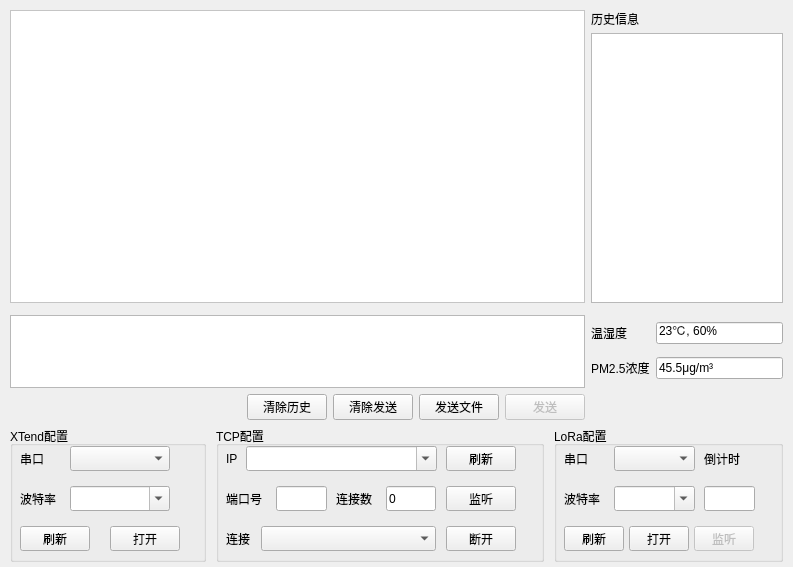
<?xml version="1.0" encoding="UTF-8"?>
<ui version="4.0">
 <class>WgtComm</class>
 <widget class="QWidget" name="WgtComm">
  <property name="geometry">
   <rect>
    <x>0</x>
    <y>0</y>
    <width>793</width>
    <height>567</height>
   </rect>
  </property>
  <property name="windowTitle">
   <string>Form</string>
  </property>
  <layout class="QVBoxLayout" name="verticalLayout" stretch="3,1">
   <property name="leftMargin">
    <number>10</number>
   </property>
   <property name="topMargin">
    <number>10</number>
   </property>
   <property name="rightMargin">
    <number>10</number>
   </property>
   <property name="bottomMargin">
    <number>5</number>
   </property>
   <item>
    <layout class="QGridLayout" name="gridLayout_2" rowstretch="4,0,1,0" columnstretch="3,1">
     <item row="1" column="0">
      <widget class="WgtScroll" name="wgtScroll" native="true"/>
     </item>
     <item row="3" column="0">
      <layout class="QHBoxLayout" name="horizontalLayout_2">
       <item>
        <spacer name="horizontalSpacer">
         <property name="orientation">
          <enum>Qt::Horizontal</enum>
         </property>
         <property name="sizeHint" stdset="0">
          <size>
           <width>40</width>
           <height>20</height>
          </size>
         </property>
        </spacer>
       </item>
       <item>
        <widget class="QPushButton" name="btnHClear">
         <property name="text">
          <string>清除历史</string>
         </property>
        </widget>
       </item>
       <item>
        <widget class="QPushButton" name="btnSClear">
         <property name="text">
          <string>清除发送</string>
         </property>
        </widget>
       </item>
       <item>
        <widget class="QPushButton" name="btnFSend">
         <property name="enabled">
          <bool>true</bool>
         </property>
         <property name="text">
          <string>发送文件</string>
         </property>
        </widget>
       </item>
       <item>
        <widget class="QPushButton" name="btnSend">
         <property name="enabled">
          <bool>false</bool>
         </property>
         <property name="text">
          <string>发送</string>
         </property>
        </widget>
       </item>
      </layout>
     </item>
     <item row="0" column="1">
      <layout class="QVBoxLayout" name="verticalLayout_4">
       <property name="spacing">
        <number>5</number>
       </property>
       <item>
        <widget class="QLabel" name="labTim_2">
         <property name="text">
          <string>历史信息</string>
         </property>
        </widget>
       </item>
       <item>
        <widget class="QPlainTextEdit" name="txtInfo">
         <property name="readOnly">
          <bool>true</bool>
         </property>
        </widget>
       </item>
      </layout>
     </item>
     <item row="0" column="0">
      <widget class="QScrollArea" name="scrollArea">
       <property name="sizePolicy">
        <sizepolicy hsizetype="Expanding" vsizetype="Expanding">
         <horstretch>0</horstretch>
         <verstretch>0</verstretch>
        </sizepolicy>
       </property>
       <property name="minimumSize">
        <size>
         <width>0</width>
         <height>0</height>
        </size>
       </property>
       <property name="palette">
        <palette>
         <active>
          <colorrole role="WindowText">
           <brush brushstyle="SolidPattern">
            <color alpha="255">
             <red>0</red>
             <green>0</green>
             <blue>0</blue>
            </color>
           </brush>
          </colorrole>
          <colorrole role="Button">
           <brush brushstyle="SolidPattern">
            <color alpha="255">
             <red>255</red>
             <green>255</green>
             <blue>255</blue>
            </color>
           </brush>
          </colorrole>
          <colorrole role="Light">
           <brush brushstyle="SolidPattern">
            <color alpha="255">
             <red>255</red>
             <green>255</green>
             <blue>255</blue>
            </color>
           </brush>
          </colorrole>
          <colorrole role="Midlight">
           <brush brushstyle="SolidPattern">
            <color alpha="255">
             <red>255</red>
             <green>255</green>
             <blue>255</blue>
            </color>
           </brush>
          </colorrole>
          <colorrole role="Dark">
           <brush brushstyle="SolidPattern">
            <color alpha="255">
             <red>127</red>
             <green>127</green>
             <blue>127</blue>
            </color>
           </brush>
          </colorrole>
          <colorrole role="Mid">
           <brush brushstyle="SolidPattern">
            <color alpha="255">
             <red>170</red>
             <green>170</green>
             <blue>170</blue>
            </color>
           </brush>
          </colorrole>
          <colorrole role="Text">
           <brush brushstyle="SolidPattern">
            <color alpha="255">
             <red>0</red>
             <green>0</green>
             <blue>0</blue>
            </color>
           </brush>
          </colorrole>
          <colorrole role="BrightText">
           <brush brushstyle="SolidPattern">
            <color alpha="255">
             <red>255</red>
             <green>255</green>
             <blue>255</blue>
            </color>
           </brush>
          </colorrole>
          <colorrole role="ButtonText">
           <brush brushstyle="SolidPattern">
            <color alpha="255">
             <red>0</red>
             <green>0</green>
             <blue>0</blue>
            </color>
           </brush>
          </colorrole>
          <colorrole role="Base">
           <brush brushstyle="SolidPattern">
            <color alpha="255">
             <red>255</red>
             <green>255</green>
             <blue>255</blue>
            </color>
           </brush>
          </colorrole>
          <colorrole role="Window">
           <brush brushstyle="SolidPattern">
            <color alpha="255">
             <red>255</red>
             <green>255</green>
             <blue>255</blue>
            </color>
           </brush>
          </colorrole>
          <colorrole role="Shadow">
           <brush brushstyle="SolidPattern">
            <color alpha="255">
             <red>0</red>
             <green>0</green>
             <blue>0</blue>
            </color>
           </brush>
          </colorrole>
          <colorrole role="AlternateBase">
           <brush brushstyle="SolidPattern">
            <color alpha="255">
             <red>255</red>
             <green>255</green>
             <blue>255</blue>
            </color>
           </brush>
          </colorrole>
          <colorrole role="ToolTipBase">
           <brush brushstyle="SolidPattern">
            <color alpha="255">
             <red>255</red>
             <green>255</green>
             <blue>220</blue>
            </color>
           </brush>
          </colorrole>
          <colorrole role="ToolTipText">
           <brush brushstyle="SolidPattern">
            <color alpha="255">
             <red>0</red>
             <green>0</green>
             <blue>0</blue>
            </color>
           </brush>
          </colorrole>
         </active>
         <inactive>
          <colorrole role="WindowText">
           <brush brushstyle="SolidPattern">
            <color alpha="255">
             <red>0</red>
             <green>0</green>
             <blue>0</blue>
            </color>
           </brush>
          </colorrole>
          <colorrole role="Button">
           <brush brushstyle="SolidPattern">
            <color alpha="255">
             <red>255</red>
             <green>255</green>
             <blue>255</blue>
            </color>
           </brush>
          </colorrole>
          <colorrole role="Light">
           <brush brushstyle="SolidPattern">
            <color alpha="255">
             <red>255</red>
             <green>255</green>
             <blue>255</blue>
            </color>
           </brush>
          </colorrole>
          <colorrole role="Midlight">
           <brush brushstyle="SolidPattern">
            <color alpha="255">
             <red>255</red>
             <green>255</green>
             <blue>255</blue>
            </color>
           </brush>
          </colorrole>
          <colorrole role="Dark">
           <brush brushstyle="SolidPattern">
            <color alpha="255">
             <red>127</red>
             <green>127</green>
             <blue>127</blue>
            </color>
           </brush>
          </colorrole>
          <colorrole role="Mid">
           <brush brushstyle="SolidPattern">
            <color alpha="255">
             <red>170</red>
             <green>170</green>
             <blue>170</blue>
            </color>
           </brush>
          </colorrole>
          <colorrole role="Text">
           <brush brushstyle="SolidPattern">
            <color alpha="255">
             <red>0</red>
             <green>0</green>
             <blue>0</blue>
            </color>
           </brush>
          </colorrole>
          <colorrole role="BrightText">
           <brush brushstyle="SolidPattern">
            <color alpha="255">
             <red>255</red>
             <green>255</green>
             <blue>255</blue>
            </color>
           </brush>
          </colorrole>
          <colorrole role="ButtonText">
           <brush brushstyle="SolidPattern">
            <color alpha="255">
             <red>0</red>
             <green>0</green>
             <blue>0</blue>
            </color>
           </brush>
          </colorrole>
          <colorrole role="Base">
           <brush brushstyle="SolidPattern">
            <color alpha="255">
             <red>255</red>
             <green>255</green>
             <blue>255</blue>
            </color>
           </brush>
          </colorrole>
          <colorrole role="Window">
           <brush brushstyle="SolidPattern">
            <color alpha="255">
             <red>255</red>
             <green>255</green>
             <blue>255</blue>
            </color>
           </brush>
          </colorrole>
          <colorrole role="Shadow">
           <brush brushstyle="SolidPattern">
            <color alpha="255">
             <red>0</red>
             <green>0</green>
             <blue>0</blue>
            </color>
           </brush>
          </colorrole>
          <colorrole role="AlternateBase">
           <brush brushstyle="SolidPattern">
            <color alpha="255">
             <red>255</red>
             <green>255</green>
             <blue>255</blue>
            </color>
           </brush>
          </colorrole>
          <colorrole role="ToolTipBase">
           <brush brushstyle="SolidPattern">
            <color alpha="255">
             <red>255</red>
             <green>255</green>
             <blue>220</blue>
            </color>
           </brush>
          </colorrole>
          <colorrole role="ToolTipText">
           <brush brushstyle="SolidPattern">
            <color alpha="255">
             <red>0</red>
             <green>0</green>
             <blue>0</blue>
            </color>
           </brush>
          </colorrole>
         </inactive>
         <disabled>
          <colorrole role="WindowText">
           <brush brushstyle="SolidPattern">
            <color alpha="255">
             <red>127</red>
             <green>127</green>
             <blue>127</blue>
            </color>
           </brush>
          </colorrole>
          <colorrole role="Button">
           <brush brushstyle="SolidPattern">
            <color alpha="255">
             <red>255</red>
             <green>255</green>
             <blue>255</blue>
            </color>
           </brush>
          </colorrole>
          <colorrole role="Light">
           <brush brushstyle="SolidPattern">
            <color alpha="255">
             <red>255</red>
             <green>255</green>
             <blue>255</blue>
            </color>
           </brush>
          </colorrole>
          <colorrole role="Midlight">
           <brush brushstyle="SolidPattern">
            <color alpha="255">
             <red>255</red>
             <green>255</green>
             <blue>255</blue>
            </color>
           </brush>
          </colorrole>
          <colorrole role="Dark">
           <brush brushstyle="SolidPattern">
            <color alpha="255">
             <red>127</red>
             <green>127</green>
             <blue>127</blue>
            </color>
           </brush>
          </colorrole>
          <colorrole role="Mid">
           <brush brushstyle="SolidPattern">
            <color alpha="255">
             <red>170</red>
             <green>170</green>
             <blue>170</blue>
            </color>
           </brush>
          </colorrole>
          <colorrole role="Text">
           <brush brushstyle="SolidPattern">
            <color alpha="255">
             <red>127</red>
             <green>127</green>
             <blue>127</blue>
            </color>
           </brush>
          </colorrole>
          <colorrole role="BrightText">
           <brush brushstyle="SolidPattern">
            <color alpha="255">
             <red>255</red>
             <green>255</green>
             <blue>255</blue>
            </color>
           </brush>
          </colorrole>
          <colorrole role="ButtonText">
           <brush brushstyle="SolidPattern">
            <color alpha="255">
             <red>127</red>
             <green>127</green>
             <blue>127</blue>
            </color>
           </brush>
          </colorrole>
          <colorrole role="Base">
           <brush brushstyle="SolidPattern">
            <color alpha="255">
             <red>255</red>
             <green>255</green>
             <blue>255</blue>
            </color>
           </brush>
          </colorrole>
          <colorrole role="Window">
           <brush brushstyle="SolidPattern">
            <color alpha="255">
             <red>255</red>
             <green>255</green>
             <blue>255</blue>
            </color>
           </brush>
          </colorrole>
          <colorrole role="Shadow">
           <brush brushstyle="SolidPattern">
            <color alpha="255">
             <red>0</red>
             <green>0</green>
             <blue>0</blue>
            </color>
           </brush>
          </colorrole>
          <colorrole role="AlternateBase">
           <brush brushstyle="SolidPattern">
            <color alpha="255">
             <red>255</red>
             <green>255</green>
             <blue>255</blue>
            </color>
           </brush>
          </colorrole>
          <colorrole role="ToolTipBase">
           <brush brushstyle="SolidPattern">
            <color alpha="255">
             <red>255</red>
             <green>255</green>
             <blue>220</blue>
            </color>
           </brush>
          </colorrole>
          <colorrole role="ToolTipText">
           <brush brushstyle="SolidPattern">
            <color alpha="255">
             <red>0</red>
             <green>0</green>
             <blue>0</blue>
            </color>
           </brush>
          </colorrole>
         </disabled>
        </palette>
       </property>
       <property name="widgetResizable">
        <bool>false</bool>
       </property>
       <widget class="QWidget" name="scrollAreaWidgetContents">
        <property name="geometry">
         <rect>
          <x>0</x>
          <y>0</y>
          <width>549</width>
          <height>258</height>
         </rect>
        </property>
        <property name="sizePolicy">
         <sizepolicy hsizetype="Expanding" vsizetype="Expanding">
          <horstretch>0</horstretch>
          <verstretch>0</verstretch>
         </sizepolicy>
        </property>
        <property name="minimumSize">
         <size>
          <width>0</width>
          <height>0</height>
         </size>
        </property>
       </widget>
      </widget>
     </item>
     <item row="2" column="0">
      <widget class="QPlainTextEdit" name="txtTosend"/>
     </item>
     <item row="2" column="1">
      <layout class="QGridLayout" name="gridLayout">
       <item row="0" column="0">
        <widget class="QLabel" name="label">
         <property name="text">
          <string>温湿度</string>
         </property>
        </widget>
       </item>
       <item row="0" column="1">
        <widget class="QLineEdit" name="txtTR">
         <property name="text">
          <string>23℃, 60%</string>
         </property>
        </widget>
       </item>
       <item row="1" column="0">
        <widget class="QLabel" name="label_2">
         <property name="text">
          <string>PM2.5浓度</string>
         </property>
        </widget>
       </item>
       <item row="1" column="1">
        <widget class="QLineEdit" name="txtPM">
         <property name="text">
          <string>45.5μg/m³</string>
         </property>
        </widget>
       </item>
      </layout>
     </item>
    </layout>
   </item>
   <item>
    <layout class="QHBoxLayout" name="horizontalLayout" stretch="6,10,7">
     <property name="spacing">
      <number>10</number>
     </property>
     <property name="rightMargin">
      <number>0</number>
     </property>
     <item>
      <widget class="QGroupBox" name="fraUART">
       <property name="title">
        <string>XTend配置</string>
       </property>
       <widget class="QLabel" name="labUPort">
        <property name="geometry">
         <rect>
          <x>10</x>
          <y>20</y>
          <width>40</width>
          <height>25</height>
         </rect>
        </property>
        <property name="text">
         <string>串口</string>
        </property>
       </widget>
       <widget class="QLabel" name="labUBaud">
        <property name="geometry">
         <rect>
          <x>10</x>
          <y>60</y>
          <width>60</width>
          <height>25</height>
         </rect>
        </property>
        <property name="text">
         <string>波特率</string>
        </property>
       </widget>
       <widget class="MyComboBox" name="cbxUPort">
        <property name="geometry">
         <rect>
          <x>60</x>
          <y>20</y>
          <width>100</width>
          <height>25</height>
         </rect>
        </property>
       </widget>
       <widget class="MyComboBox" name="cbxUBaud">
        <property name="geometry">
         <rect>
          <x>60</x>
          <y>60</y>
          <width>100</width>
          <height>25</height>
         </rect>
        </property>
        <property name="editable">
         <bool>true</bool>
        </property>
       </widget>
       <widget class="QPushButton" name="btnURefresh">
        <property name="geometry">
         <rect>
          <x>10</x>
          <y>100</y>
          <width>70</width>
          <height>25</height>
         </rect>
        </property>
        <property name="text">
         <string>刷新</string>
        </property>
       </widget>
       <widget class="QPushButton" name="btnUToggle">
        <property name="geometry">
         <rect>
          <x>100</x>
          <y>100</y>
          <width>70</width>
          <height>25</height>
         </rect>
        </property>
        <property name="text">
         <string>打开</string>
        </property>
       </widget>
      </widget>
     </item>
     <item>
      <widget class="QGroupBox" name="fraTcp">
       <property name="title">
        <string>TCP配置</string>
       </property>
       <widget class="QPushButton" name="btnTToggle">
        <property name="geometry">
         <rect>
          <x>230</x>
          <y>60</y>
          <width>70</width>
          <height>25</height>
         </rect>
        </property>
        <property name="text">
         <string>监听</string>
        </property>
       </widget>
       <widget class="MyComboBox" name="cbxTIP">
        <property name="geometry">
         <rect>
          <x>30</x>
          <y>20</y>
          <width>191</width>
          <height>25</height>
         </rect>
        </property>
        <property name="editable">
         <bool>true</bool>
        </property>
        <property name="currentText">
         <string/>
        </property>
       </widget>
       <widget class="QLabel" name="labTIP">
        <property name="geometry">
         <rect>
          <x>10</x>
          <y>20</y>
          <width>60</width>
          <height>25</height>
         </rect>
        </property>
        <property name="text">
         <string>IP</string>
        </property>
       </widget>
       <widget class="QLabel" name="labTPort">
        <property name="geometry">
         <rect>
          <x>10</x>
          <y>60</y>
          <width>60</width>
          <height>25</height>
         </rect>
        </property>
        <property name="text">
         <string>端口号</string>
        </property>
       </widget>
       <widget class="QLineEdit" name="txtTPort">
        <property name="geometry">
         <rect>
          <x>60</x>
          <y>60</y>
          <width>51</width>
          <height>25</height>
         </rect>
        </property>
        <property name="text">
         <string/>
        </property>
       </widget>
       <widget class="QPushButton" name="btnTRefresh">
        <property name="geometry">
         <rect>
          <x>230</x>
          <y>20</y>
          <width>70</width>
          <height>25</height>
         </rect>
        </property>
        <property name="text">
         <string>刷新</string>
        </property>
       </widget>
       <widget class="MyComboBox" name="cbxTCon">
        <property name="geometry">
         <rect>
          <x>45</x>
          <y>100</y>
          <width>175</width>
          <height>25</height>
         </rect>
        </property>
        <property name="editable">
         <bool>false</bool>
        </property>
       </widget>
       <widget class="QLabel" name="labTCon">
        <property name="geometry">
         <rect>
          <x>10</x>
          <y>100</y>
          <width>60</width>
          <height>25</height>
         </rect>
        </property>
        <property name="text">
         <string>连接</string>
        </property>
       </widget>
       <widget class="QPushButton" name="btnTDiscon">
        <property name="geometry">
         <rect>
          <x>230</x>
          <y>100</y>
          <width>70</width>
          <height>25</height>
         </rect>
        </property>
        <property name="text">
         <string>断开</string>
        </property>
       </widget>
       <widget class="QLabel" name="labTCount">
        <property name="geometry">
         <rect>
          <x>120</x>
          <y>60</y>
          <width>60</width>
          <height>25</height>
         </rect>
        </property>
        <property name="text">
         <string>连接数</string>
        </property>
       </widget>
       <widget class="QLineEdit" name="txtTCount">
        <property name="geometry">
         <rect>
          <x>170</x>
          <y>60</y>
          <width>50</width>
          <height>25</height>
         </rect>
        </property>
        <property name="text">
         <string>0</string>
        </property>
        <property name="readOnly">
         <bool>true</bool>
        </property>
       </widget>
      </widget>
     </item>
     <item>
      <widget class="QGroupBox" name="fraLoRa">
       <property name="title">
        <string>LoRa配置</string>
       </property>
       <widget class="QLabel" name="labLPort">
        <property name="geometry">
         <rect>
          <x>10</x>
          <y>20</y>
          <width>40</width>
          <height>25</height>
         </rect>
        </property>
        <property name="text">
         <string>串口</string>
        </property>
       </widget>
       <widget class="QLabel" name="labLBaud">
        <property name="geometry">
         <rect>
          <x>10</x>
          <y>60</y>
          <width>60</width>
          <height>25</height>
         </rect>
        </property>
        <property name="text">
         <string>波特率</string>
        </property>
       </widget>
       <widget class="MyComboBox" name="cbxLPort">
        <property name="geometry">
         <rect>
          <x>60</x>
          <y>20</y>
          <width>81</width>
          <height>25</height>
         </rect>
        </property>
       </widget>
       <widget class="MyComboBox" name="cbxLBaud">
        <property name="geometry">
         <rect>
          <x>60</x>
          <y>60</y>
          <width>81</width>
          <height>25</height>
         </rect>
        </property>
        <property name="editable">
         <bool>true</bool>
        </property>
        <property name="currentText">
         <string/>
        </property>
       </widget>
       <widget class="QPushButton" name="btnLToggle">
        <property name="geometry">
         <rect>
          <x>75</x>
          <y>100</y>
          <width>60</width>
          <height>25</height>
         </rect>
        </property>
        <property name="text">
         <string>打开</string>
        </property>
       </widget>
       <widget class="QLineEdit" name="txtTim">
        <property name="geometry">
         <rect>
          <x>150</x>
          <y>60</y>
          <width>51</width>
          <height>25</height>
         </rect>
        </property>
       </widget>
       <widget class="QLabel" name="labTim">
        <property name="geometry">
         <rect>
          <x>150</x>
          <y>20</y>
          <width>51</width>
          <height>25</height>
         </rect>
        </property>
        <property name="text">
         <string>倒计时</string>
        </property>
       </widget>
       <widget class="QPushButton" name="btnLListen">
        <property name="enabled">
         <bool>false</bool>
        </property>
        <property name="geometry">
         <rect>
          <x>140</x>
          <y>100</y>
          <width>60</width>
          <height>25</height>
         </rect>
        </property>
        <property name="text">
         <string>监听</string>
        </property>
       </widget>
       <widget class="QPushButton" name="btnLRefresh">
        <property name="geometry">
         <rect>
          <x>10</x>
          <y>100</y>
          <width>60</width>
          <height>25</height>
         </rect>
        </property>
        <property name="text">
         <string>刷新</string>
        </property>
       </widget>
      </widget>
     </item>
    </layout>
   </item>
  </layout>
 </widget>
 <customwidgets>
  <customwidget>
   <class>WgtScroll</class>
   <extends>QWidget</extends>
   <header>wgtscroll.h</header>
   <container>1</container>
  </customwidget>
  <customwidget>
   <class>MyComboBox</class>
   <extends>QComboBox</extends>
   <header>mycombobox.h</header>
  </customwidget>
 </customwidgets>
 <resources/>
 <connections/>
</ui>
